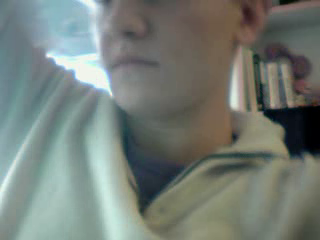
#> input picture frame 30 of Behavioral_MultiCam/Cam_0_20191016-150200.avi, 320 x 240 px, given in place of the camera
$ python vidcollect.py
#> lines starting #> are read from the running program, lines starting #| are printed output that depends on the picture
### Behavioral_MultiCam/MultiCam.py
# Camden MacDowell 2019
# Core aquisition functions from https://optogeneticsandneuralengineeringcore.gitlab.io
#
# A simple script for multi-camera recording.
#
# Works with most webcams and PS3 eye cam (with driver: https://github.com/jkevin/PS3EyeDirectShow/releases)
# On windows only one PS3 Cam will work at once.

# Import libraries
import os
import numpy as np
import cv2
import time
from capture import VideoCaptureTreading

## Load and parse configuration file saved off from matlab

###### DEFINE FUNCTION FROM THE
def setCameraIDs(numCam=2):
    """Set the CameraIDs"""
    camera_numbers = [int(i) for i in range(numCam)]
    return camera_numbers

def setFileIDs(numCam=2,savedir=''):
    """Set the FileIDs"""
#> called with numCam = 2
    names = [f'Cam_{i}' for i in range(numCam)]
    video_names = []
    for name in names:
        video_names += [savedir + name]
    return video_names

# Declare Multi Camera Capture Function
def multi_cam_capture(
    cam_numbers = None,
    video_names = None,
    fps = 60.0,
    width = [320, 640, 640],
    height = [240, 480, 480],
    time_stamp = True,
    filetype = '.avi',
    show_feed = True,
    frame_limit = 50,
    flip_image = [0,0],
    savedir=''):
    """Capture video from multiple cameras simultaneously"""
#> called with fps = 60, time_stamp = 'True', filetype = '.avi', show_feed = True, frame_limit = 37200

    print("RECORDING for %d frames at %d fps = ~%d seconds. Press Q to quit early" %(frame_limit,fps,frame_limit/fps))
    # Set up cameras and video files
    if cam_numbers == None:
        cam_numbers = list(range(len(video_names)))

    # Set up filenames
    timestr = ''
    if time_stamp:
        timestr += '_' + time.strftime("%Y%m%d-%H%M%S")
    video_filenames = []
    for name in video_names:
        video_filenames += [name + timestr + filetype]

    # Set up camera feeds and video files
    cameras = []
    videos = []
    fourcc = cv2.VideoWriter_fourcc(*'XVID')
    for index, filename in enumerate(video_filenames):
        cameras += [VideoCaptureTreading(cam_numbers[index],width[index],height[index])]
        videos += [cv2.VideoWriter(filename, fourcc, fps, (width[index],height[index]))]
#> this loop made 2 passes
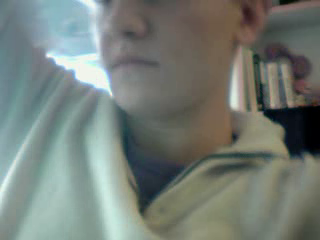
#> input picture frame 30 of Behavioral_MultiCam/Cam_0_20191016-150200.avi, 320 x 240 px, given in place of the camera

    for camera in cameras:
        camera.start()

    #Set up current timestamp data array
    timestamps_now = np.zeros((1,len(cam_numbers)))

    # Keep grabbing video frames until keypress
    while(cameras[0].started):
        # Fetch data from cameras
        ret, frames = [], []
        for cam_num, camera in enumerate(cameras):
            captured, frame = camera.read()
            if flip_image[cam_num]==1:
                frame = cv2.flip(frame,0)
            ret.append(captured)
            frames.append(frame)
            timestamps_now[0,cam_num] = time.time()
#> this loop made 2 passes
#> grabbed in read on passes 1 to 2: True, True
#> pass 1, in read, `frame = self.frame.copy()`:
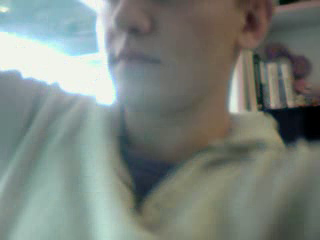
#> frame: shape (240, 320, 3); mean of channels 0, 1, 2 124.5, 130.7, 122.4; drawn as B, G, R
#> pass 1, in multi_cam_capture, `frame = cv2.flip(frame,0)`:
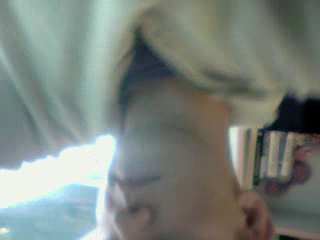
#> frame: shape (240, 320, 3); mean of channels 0, 1, 2 124.5, 130.7, 122.4; drawn as B, G, R
#> pass 2, in read (call 2), `frame = self.frame.copy()`:
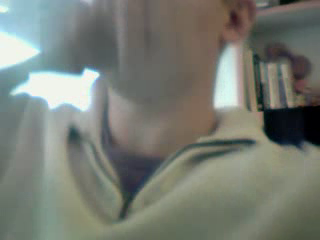
#> frame: shape (240, 320, 3); mean of channels 0, 1, 2 115.1, 123.6, 119.2; drawn as B, G, R
#> pass 2, in multi_cam_capture, `frame = cv2.flip(frame,0)`:
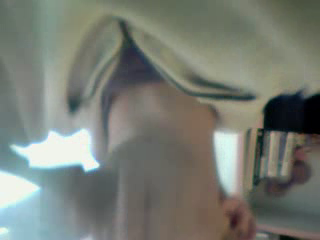
#> frame: shape (240, 320, 3); mean of channels 0, 1, 2 115.1, 123.6, 119.2; drawn as B, G, R
#> after the loop, frames = 2 items; ret = [True, True]; timestamps_now = [[1.8e+09, 1.8e+09]]

        # Write to file if data received from all cameras
        if all(ret):
            for vid_num, video in enumerate(videos):
                video.write(frames[vid_num])  # write the flipped frame
            try:
                timestamps_all = np.append(timestamps_all,
                                           timestamps_now,
                                           axis=0)
            except:
                timestamps_all = np.copy(timestamps_now)
#> timestamps_all = [[1.8e+09, 1.8e+09]]
                print("Timestamps initialized")
            if show_feed:
                cv2.imshow('Video Feed',frames[1])
            num_frames = timestamps_all.shape[0]
#> num_frames = 1
            if num_frames>=frame_limit:
                break
            if cv2.waitKey(1) & 0xFF == ord('q'):
#> (key q is pressed here)
                break  # exit if Q-key pressed
        else:
            print("\nERROR!\nCould not connect to cameras!\nEnding Recording")
            break  # exit frames not retrieved


    # Release everything if job is finished
    for camera in cameras:
        camera.stop()
    #for camera in cameras:
    #    camera.release()
    for video in videos:
        video.release()
    cv2.destroyAllWindows()

    #Clean up timestamp data
    num_frames = timestamps_all.shape[0]
    print("Captured " + str(num_frames) + " frames")
#| Captured 1 frames
    time_init = np.copy(timestamps_all[0,0])
#> time_init = 1.8e+09
    for index in range(num_frames):
        timestamps_all[index,:] = np.copy(timestamps_all[index,:] - time_init)
#> after the loop, timestamps_all = [[0, 0.022]]
    np.savetxt(savedir + "timestamps" +  timestr + ".csv", timestamps_all, delimiter=",")


# [42 lines left out: function camera_check, not called in this run]

##############################################################################

# [3 lines that do not run on import are left out]
# [9 lines of commented-out code are left out]


### Behavioral_MultiCam/capture.py
import threading
import cv2


class VideoCaptureTreading:
    def __init__(self, src=0, width=640, height=480, fps = 60):
        self.src = src
        self.cap = cv2.VideoCapture(self.src)
        self.cap.set(cv2.CAP_PROP_FRAME_WIDTH, width)
        self.cap.set(cv2.CAP_PROP_FRAME_HEIGHT, height)
        self.grabbed, self.frame = self.cap.read()
        self.started = False
        self.read_lock = threading.Lock()

    def set(self, var1, var2):
        self.cap.set(var1, var2)

    def start(self):
        if self.started:
            print('[!] Threaded video capturing has already been started.')
            return None
        self.started = True
        self.thread = threading.Thread(target=self.update, args=())
        self.thread.start()
        return self

    def update(self):
        while self.started:
            grabbed, frame = self.cap.read()
            with self.read_lock:
                self.grabbed = grabbed
                self.frame = frame

    def read(self):
        with self.read_lock:
            frame = self.frame.copy()
            grabbed = self.grabbed
        return grabbed, frame

    def stop(self):
        self.started = False
        self.thread.join()

    def __exit__(self, exec_type, exc_value, traceback):
        self.cap.release()

### Behavioral_MultiCam/vidcollect.py

import MultiCam as mc

cam_numbers = mc.setCameraIDs(2)
video_names = mc.setFileIDs(2,"C:\\Users\\buschmanlab\\Documents\\Widefield_Imaging_Control\\scratch\\")
mc.multi_cam_capture(cam_numbers,video_names, 60, [640,640], [480,480],"True",".avi",True, 37200, [1,1],"C:\\Users\\buschmanlab\\Documents\\Widefield_Imaging_Control\\scratch\\")

$ run again, starting later in the video
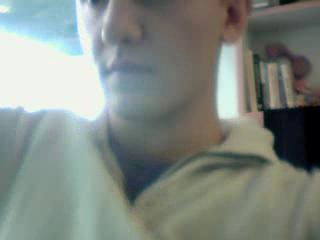
#> input picture frame 135 of Behavioral_MultiCam/Cam_0_20191016-150200.avi, 320 x 240 px, given in place of the camera
#> the loop in multi_cam_capture, `for index, filename in enumerate(video_filenames):` made 2 passes
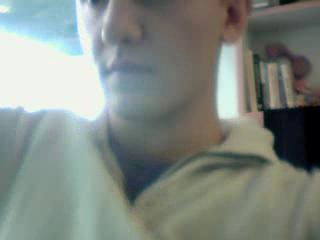
#> input picture frame 135 of Behavioral_MultiCam/Cam_0_20191016-150200.avi, 320 x 240 px, given in place of the camera
#> the loop in multi_cam_capture, `for cam_num, camera in enumerate(cameras):` made 2 passes
#> grabbed in read on passes 1 to 2: True, True
#> pass 2, in read (call 2), `frame = self.frame.copy()`:
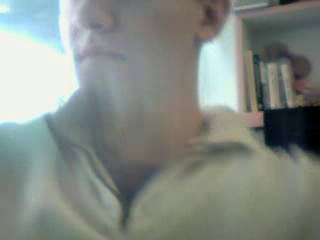
#> frame: shape (240, 320, 3); mean of channels 0, 1, 2 132.1, 138.2, 131.4; drawn as B, G, R
#> pass 2, in multi_cam_capture, `frame = cv2.flip(frame,0)`:
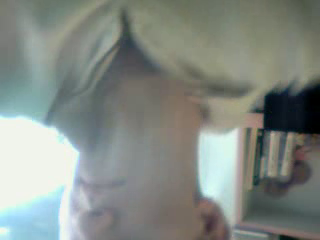
#> frame: shape (240, 320, 3); mean of channels 0, 1, 2 132.1, 138.2, 131.4; drawn as B, G, R
#> after the loop in multi_cam_capture, `for cam_num, camera in enumerate(cameras):`: frames = 2 items; ret = [True, True]; timestamps_now = [[1.8e+09, 1.8e+09]]
#| Captured 1 frames
#> time_init = 1.8e+09
#> after the loop in multi_cam_capture, `for index in range(num_frames):`: timestamps_all = [[0, 0.022]]

$ run again, starting later in the video
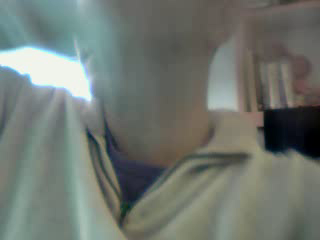
#> input picture frame 240 of Behavioral_MultiCam/Cam_0_20191016-150200.avi, 320 x 240 px, given in place of the camera
#> the loop in multi_cam_capture, `for index, filename in enumerate(video_filenames):` made 2 passes
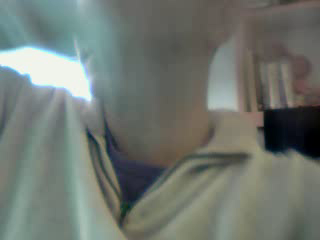
#> input picture frame 240 of Behavioral_MultiCam/Cam_0_20191016-150200.avi, 320 x 240 px, given in place of the camera
#> the loop in multi_cam_capture, `for cam_num, camera in enumerate(cameras):` made 2 passes
#> grabbed in read on passes 1 to 2: True, True
#> pass 2, in read (call 2), `frame = self.frame.copy()`:
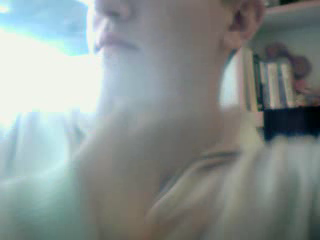
#> frame: shape (240, 320, 3); mean of channels 0, 1, 2 142.7, 144.6, 135.6; drawn as B, G, R
#> pass 2, in multi_cam_capture, `frame = cv2.flip(frame,0)`:
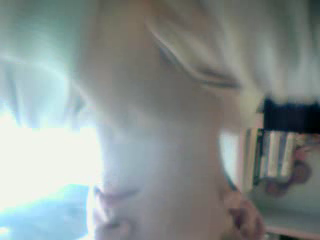
#> frame: shape (240, 320, 3); mean of channels 0, 1, 2 142.7, 144.6, 135.6; drawn as B, G, R
#> after the loop in multi_cam_capture, `for cam_num, camera in enumerate(cameras):`: frames = 2 items; ret = [True, True]; timestamps_now = [[1.8e+09, 1.8e+09]]
#| Captured 1 frames
#> time_init = 1.8e+09
#> after the loop in multi_cam_capture, `for index in range(num_frames):`: timestamps_all = [[0, 0.0216]]
